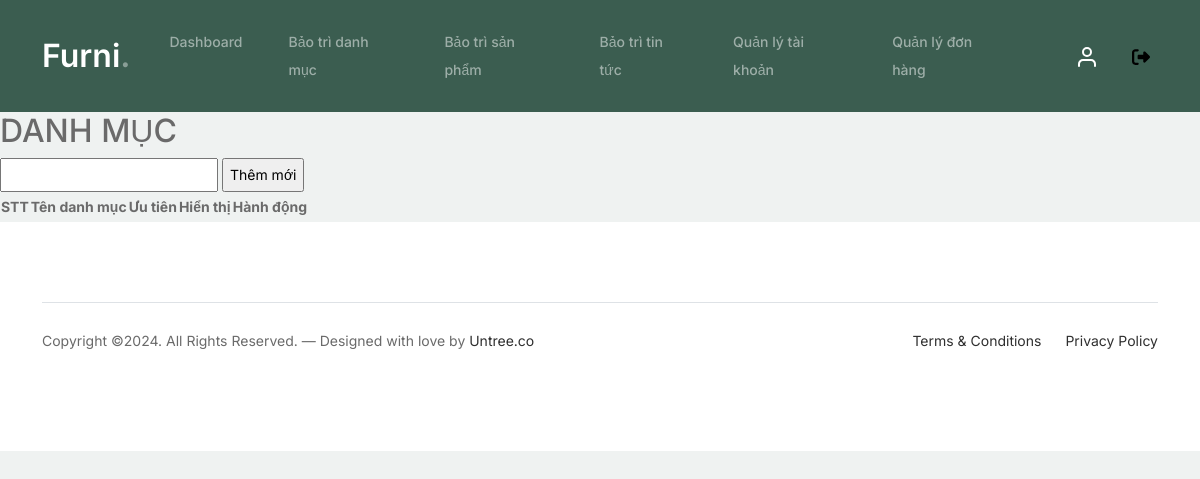
/admin/index.php?act=danhmuc (signed in), run on an earlier commit of the app's database.
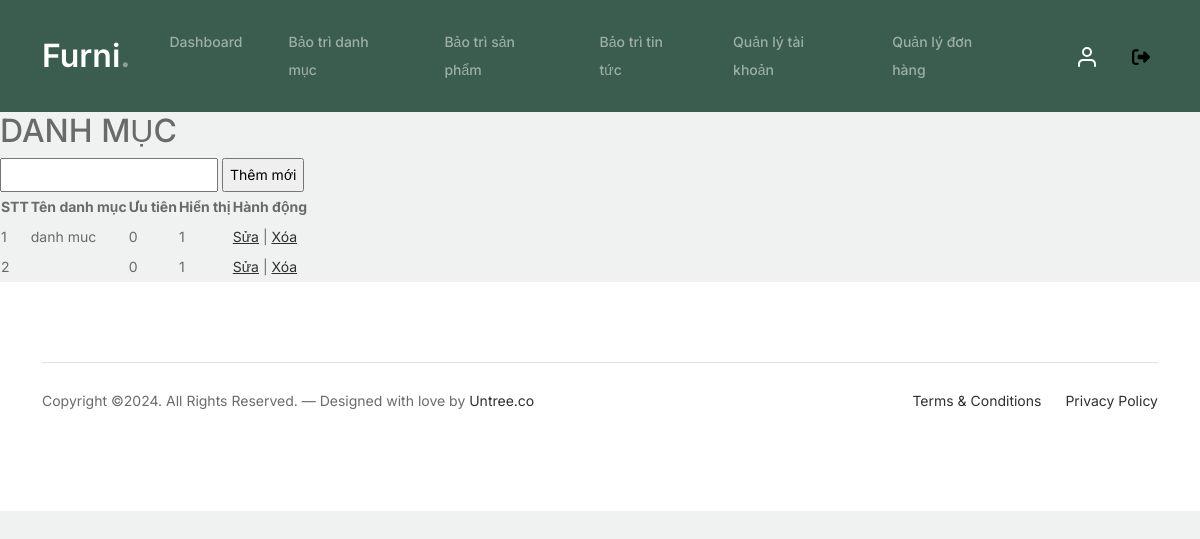
And on a later commit of the database.
### tables this page shows
CREATE TABLE `tbl_danhmuc` (
  `id` int(4) NOT NULL,
  `tendm` varchar(50) NOT NULL,
  `uutien` int(4) NOT NULL DEFAULT '0',
  `hienthi` tinyint(1) NOT NULL DEFAULT '1'
);

### model/danhmuc.php (called while the page is built, shortened)
<?php
function getall_dm()
{
    $conn = connectdb();
    $stmt = $conn->prepare("SELECT * FROM tbl_danhmuc");
    $stmt->execute();
    $kq = $stmt->fetchAll();
    return $kq;
}

### admin/views/danhmuc.php (the view)
<div class="main">
    <h2>DANH MỤC</h2>
    <form action="index.php?act=adddm" method="post">
        <input type="text" name="tendm">
        <input type="submit" value="Thêm mới" name="themmoi">
    </form>
    <table>
        <tr>
            <th>STT</th>
            <th>Tên danh mục</th>
            <th>Ưu tiên</th>
            <th>Hiển thị</th>
            <th>Hành động</th>
        </tr>
        <?php
        if (isset($kq) && (count($kq) > 0)) {
            $i = 1;
            foreach ($kq as $dm) {
                echo '<tr>
                        <td>' . $i . '</td>
                        <td>' . $dm['tendm'] . '</td>
                        <td>' . $dm['uutien'] . '</td>
                        <td>' . $dm['hienthi'] . '</td>
                        <td> <a href="index.php?act=updatedmform&id=' . $dm['id'] . '">Sửa</a> | <a href="index.php?act=deldm&id=' . $dm['id'] . '">Xóa</a> </td>
                    </tr>';
                $i++;
            }
        }
        ?>
    </table>
</div>

### admin/index.php (shortened to what this page needs)
<?php
if (isset($_SESSION['role']) && ($_SESSION['role'] == 1)) {
    include "../model/danhmuc.php";
    include "views/header.php";
    if (isset($_GET['act'])) {
        switch ($_GET['act']) {
            case 'danhmuc':
                $kq = getall_dm();
                include "views/danhmuc.php";
                break;
        }
    } else {
        include "views/dashboard.php";
    }
    include "views/footer.php";
} else {
    header('location: ../login.php');
}

### admin/views/header.php (shortened to what this page needs)
<!DOCTYPE html>
<html lang="en">
<head>
    <link href="../css/bootstrap.min.css" rel="stylesheet">
    <link href="https://cdnjs.cloudflare.com/ajax/libs/font-awesome/6.0.0-beta3/css/all.min.css" rel="stylesheet">
    <link href="../css/tiny-slider.css" rel="stylesheet">
    <link href="../css/style.css" rel="stylesheet">
</head>
<body>
    <nav class="custom-navbar navbar navbar navbar-expand-md navbar-dark bg-dark" arial-label="Furni navigation bar">
        <div class="container">
            <a class="navbar-brand" href="index.php">Furni<span>.</span></a>
            <div class="collapse navbar-collapse" id="navbarsFurni">
                <ul class="custom-navbar-nav navbar-nav ms-auto mb-2 mb-md-0">
                    <li class="nav-item ">
                        <a class="nav-link" href="index.php">Dashboard</a>
                    </li>
                    <li><a class="nav-link" href="index.php?act=danhmuc">Bảo trì danh mục</a></li>
                    <li><a class="nav-link" href="index.php?act=sanpham">Bảo trì sản phẩm</a></li>
                    <li><a class="nav-link" href="index.php?act=tintuc">Bảo trì tin tức</a></li>
                    <li><a class="nav-link" href="index.php?act=taikhoan">Quản lý tài khoản</a></li>
                    <li><a class="nav-link" href="index.php?act=donhang">Quản lý đơn hàng</a></li>
                </ul>
                <ul class="custom-navbar-cta navbar-nav mb-2 mb-md-0 ms-5">
                    <li><a class="nav-link active" href="login.php"><img src="../images/user.svg"></a></li>
                    <li><a class="nav-link active" href="../index.php?act=thoat" name="exit"><img src="../images/logout.svg"></a></li>
                </ul>
            </div>
        </div>
    </nav>

### admin/views/footer.php (shortened to what this page needs)
<footer class="footer-section">
    <div class="container relative">
        <div class="border-top copyright">
            <div class="row pt-4">
                <div class="col-lg-6">
                    <p class="mb-2 text-center text-lg-start">Copyright &copy;. All Rights Reserved. &mdash; Designed with love by <a href="https://untree.co">Untree.co</a>
                    </p>
                </div>
                <div class="col-lg-6 text-center text-lg-end">
                    <ul class="list-unstyled d-inline-flex ms-auto">
                        <li class="me-4"><a href="#">Terms &amp; Conditions</a></li>
                        <li><a href="#">Privacy Policy</a></li>
                    </ul>
                </div>
            </div>
        </div>
    </div>
</footer>
</body>
</html>

### css/style.css (style rules this page uses)
body { overflow-x: hidden; position: relative; }
body { font-family: "Inter", sans-serif; font-weight: 400; line-height: 28px; color: #6a6a6a; font-size: 14px; background-color: #eff2f1; }
a { text-decoration: none; -webkit-transition: 0.3s all ease; -o-transition: 0.3s all ease; transition: 0.3s all ease; color: #2f2f2f; text-decoration: underline; }
.custom-navbar { background: #3b5d50 !important; padding-top: 20px; padding-bottom: 20px; }
.custom-navbar .navbar-brand { font-size: 32px; font-weight: 600; }
.custom-navbar .navbar-brand > span { opacity: 0.4; }
@media (min-width: 992px) { .custom-navbar .custom-navbar-nav li { margin-left: 15px; margin-right: 15px; } }
.custom-navbar .custom-navbar-nav li a { font-weight: 500; color: #ffffff !important; opacity: 0.5; -webkit-transition: 0.3s all ease; -o-transition: 0.3s all ease; transition: 0.3s all ease; position: relative; }
@media (min-width: 768px) { .custom-navbar .custom-navbar-nav li a:before { content: ""; position: absolute; bottom: 0; left: 8px; right: 8px; background: #f9bf29; height: 5px; opacity: 1; visibility: visible; width: 0; -webkit-transition: 0.15s all ease-out; -o-transition: 0.15s all ease-out; transition: 0.15s all ease-out; } }
.custom-navbar .custom-navbar-cta { margin-left: 0 !important; -webkit-box-orient: horizontal; -webkit-box-direction: normal; -ms-flex-direction: row; flex-direction: row; }
@media (min-width: 768px) { .custom-navbar .custom-navbar-cta { margin-left: 40px !important; } }
.custom-navbar .custom-navbar-cta li { margin-left: 0px; margin-right: 0px; }
.custom-navbar .custom-navbar-cta li:first-child { margin-right: 20px; }
.footer-section { padding: 80px 0; background: #ffffff; }
.footer-section .relative { position: relative; }
.footer-section a { text-decoration: none; color: #2f2f2f; -webkit-transition: 0.3s all ease; -o-transition: 0.3s all ease; transition: 0.3s all ease; }
.footer-section .border-top { border-color: #dce5e4; }
.footer-section .border-top.copyright { font-size: 14px !important; }

What changed in the data, as far as the page shows it:
added tbl_danhmuc: tendm "danh muc", uutien "0", hienthi "1"
added tbl_danhmuc: uutien "0", hienthi "1"
